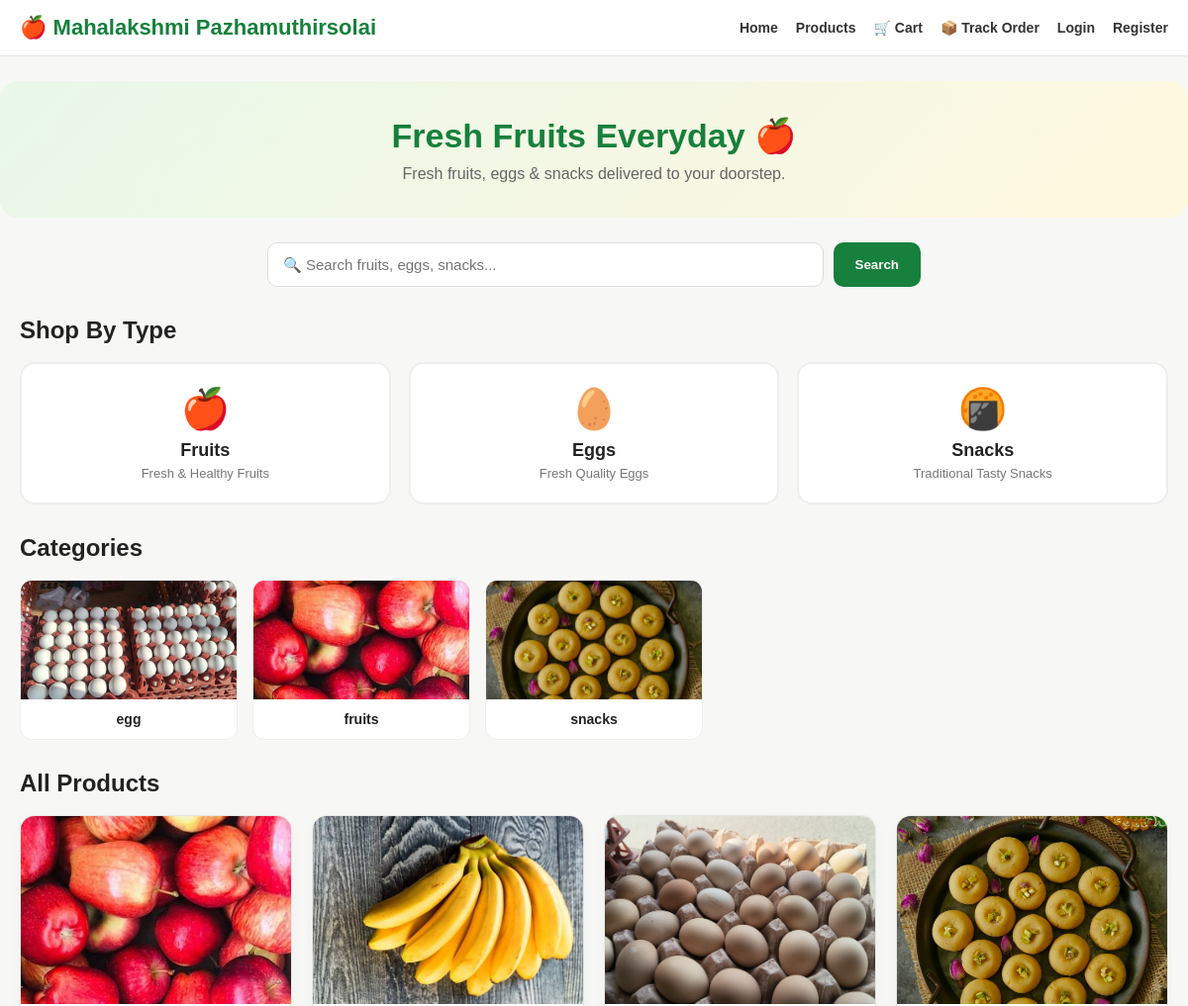
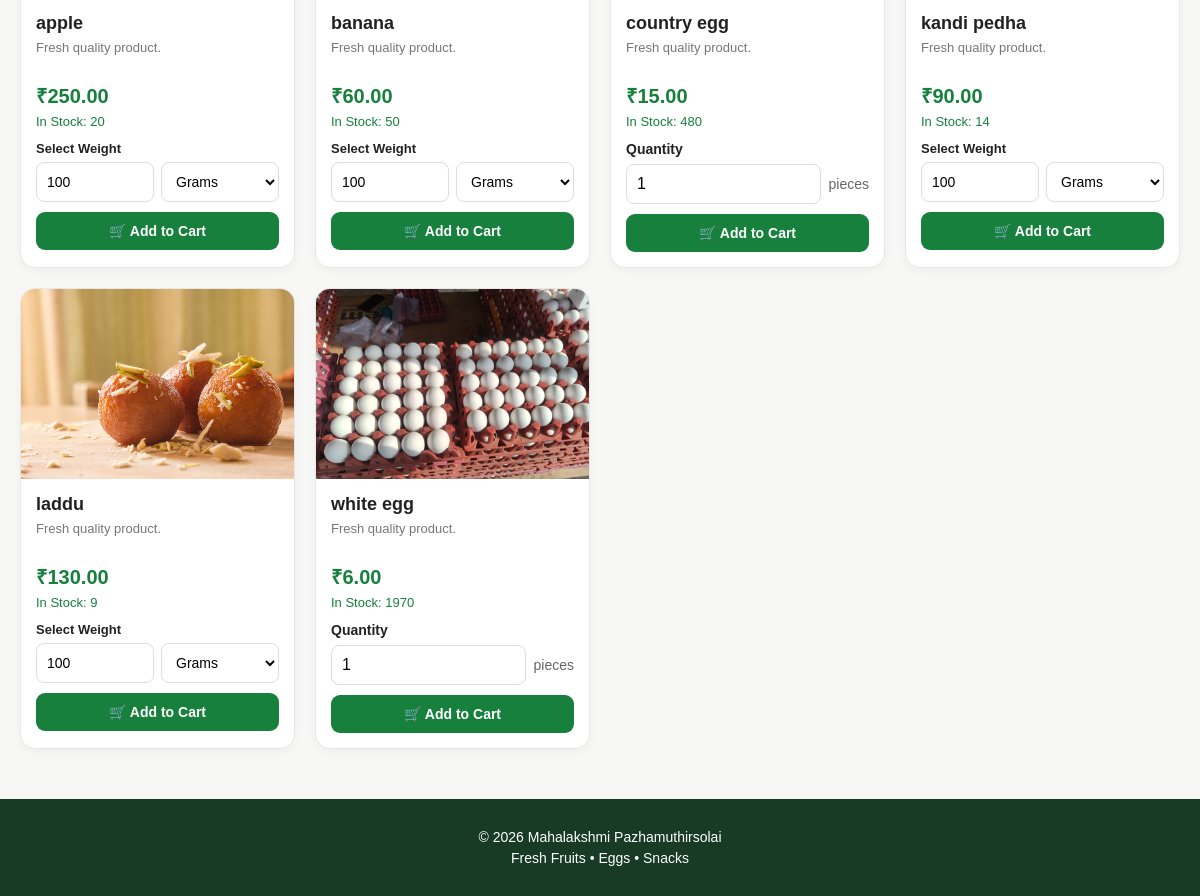
The page / on the database its author committed (2 pictures, top to bottom).
### products/models.py (models this page shows, shortened)
class Category(models.Model):
    name = models.CharField(max_length=100, unique=True)
    image = models.ImageField(
        upload_to="categories/",
        blank=True,
        null=True
    )
    is_active = models.BooleanField(default=True)
    class Meta:
        ordering = ["name"]
        verbose_name_plural = "Categories"

class Product(models.Model):
    PRODUCT_TYPE_CHOICES = [
        ("fruits", "🍎 Fruits"),
        ("eggs", "🥚 Eggs"),
        ("snacks", "🍘 Snacks"),
    ]
    UNIT_CHOICES = [
        ("piece", "Piece"),
        ("weight", "Weight"),
        ("custom", "Custom Quantity"),
    ]
    STOCK_UNIT_CHOICES = [
        ("piece", "Pieces"),
        ("g", "Grams (g)"),
        ("kg", "Kilograms (kg)"),
    ]
    product_type = models.CharField(
        max_length=20,
        choices=PRODUCT_TYPE_CHOICES,
        default="fruits"
    )
    category = models.ForeignKey(
        Category,
        on_delete=models.CASCADE,
        related_name="products"
    )
    name = models.CharField(max_length=150)
    image = models.ImageField(
        upload_to="products/",
        blank=True,
        null=True
    )
    description = models.TextField(blank=True)
    unit_type = models.CharField(
        max_length=20,
        choices=UNIT_CHOICES,
        default="piece"
    )
    price = models.DecimalField(
        max_digits=10,
        decimal_places=2
    )
    stock = models.DecimalField(
        max_digits=10,
        decimal_places=2,
        default=0
    )
    stock_unit = models.CharField(
        max_length=10,
        choices=STOCK_UNIT_CHOICES,
        default="piece"
    )
    is_available = models.BooleanField(default=True)
    created_at = models.DateTimeField(auto_now_add=True)
    updated_at = models.DateTimeField(auto_now=True)
    class Meta:
        ordering = ["name"]

### products/views.py (the view)
def home(request):
    categories = Category.objects.filter(
        is_active=True
    )
    products = Product.objects.filter(
        is_available=True
    ).select_related("category")
    product_type = request.GET.get(
        "type",
        ""
    )
    if product_type in [
        "fruits",
        "eggs",
        "snacks"
    ]:
        products = products.filter(
            product_type=product_type
        )
    search = request.GET.get(
        "search",
        ""
    ).strip()
    if search:
        products = products.filter(
            name__icontains=search
        )
    return render(
        request,
        "products/home.html",
        {
            "categories": categories,
            "products": products,
            "selected_product_type": product_type,
            "search": search,
        }
    )

### templates/products/home.html (shortened to what this page needs)
{% load static %}
<!DOCTYPE html>
<html lang="en">
<head>
</head>
<body>
<header class="header">
<div class="nav">
    <a href="/" class="logo">
        🍎 Mahalakshmi Pazhamuthirsolai
    </a>
    <div class="nav-links">
        <a href="/">Home</a>
        <a href="/?type=fruits">Products</a>
        <a href="{% url 'cart' %}">
            🛒 Cart
        </a>
        <a href="{% url 'track_order' %}">
            📦 Track Order
        </a>
        {% if request.user.is_authenticated %}
            <a href="{% url 'my_orders' %}">
                📋 My Orders
            </a>
            {% if request.user.is_staff %}
                <a href="{% url 'admin_dashboard' %}">
                    ⚙️ Admin
                </a>
            {% endif %}
            <a href="{% url 'profile' %}">
                👤 Profile
            </a>
        {% else %}
            <a href="{% url 'login' %}">
                Login
            </a>
            <a href="{% url 'register' %}">
                Register
            </a>
        {% endif %}
    </div>
</div>
</header>
<section class="hero">
<h1>
    Fresh Fruits Everyday 🍎
</h1>
<p>
    Fresh fruits, eggs & snacks delivered to your doorstep.
</p>
</section>
<div class="search-wrapper">
<form method="get" class="search-form">
    <input
        type="text"
        name="search"
        value="{{ search }}"
        placeholder="🔍 Search fruits, eggs, snacks..."
    >
    <button type="submit">
        Search
    </button>
</form>
</div>
<section class="section">
<h2 class="section-title">
    Shop By Type
</h2>
<div class="type-grid">
    <a
        href="/?type=fruits"
        class="type-card {% if selected_product_type == 'fruits' %}active{% endif %}"
    >
        <div class="type-icon">
            🍎
        </div>
        <div class="type-name">
            Fruits
        </div>
        <div class="type-description">
            Fresh & Healthy Fruits
        </div>
    </a>
    <a
        href="/?type=eggs"
        class="type-card {% if selected_product_type == 'eggs' %}active{% endif %}"
    >
        <div class="type-icon">
            🥚
        </div>
        <div class="type-name">
            Eggs
        </div>
        <div class="type-description">
            Fresh Quality Eggs
        </div>
    </a>
    <a
        href="/?type=snacks"
        class="type-card {% if selected_product_type == 'snacks' %}active{% endif %}"
    >
        <div class="type-icon">
            🍘
        </div>
        <div class="type-name">
            Snacks
        </div>
        <div class="type-description">
            Traditional Tasty Snacks
        </div>
    </a>
</div>
</section>
<section class="section">
<h2 class="section-title">
    Categories
</h2>
<div class="category-grid">
    {% for category in categories %}
        <div class="category-card">
            {% if category.image %}
                <img
                    src="{{ category.image.url }}"
                    alt="{{ category.name }}"
                >
            {% else %}
                <div class="category-no-image">
                    🛒
                </div>
            {% endif %}
            <div class="category-name">
                {{ category.name }}
            </div>
        </div>
    {% empty %}
        <div class="empty-products">
            No categories available.
        </div>
    {% endfor %}
</div>
</section>
<section class="section">
<h2 class="section-title">
    {% if selected_product_type == "fruits" %}
        🍎 Fruits
    {% elif selected_product_type == "eggs" %}
        🥚 Eggs
    {% elif selected_product_type == "snacks" %}
        🍘 Snacks
    {% else %}
        All Products
    {% endif %}
</h2>
{% if products %}
    <div class="product-grid">
        {% for product in products %}
            <div class="product-card">
                {% if product.image %}
                    <img
                        src="{{ product.image.url }}"
                        alt="{{ product.name }}"
                        class="product-image"
                    >
                {% endif %}
                <div class="product-content">
                    <div class="product-name">
                        {{ product.name }}
                    </div>
                    <div class="product-description">
                        {% if product.description %}
                            {{ product.description|truncatechars:70 }}
                        {% else %}
                            Fresh quality product.
                        {% endif %}
                    </div>
                    <div class="product-price">
                        ₹{{ product.price|floatformat:2 }}
                    </div>
                    {% if product.stock > 0 %}
                        <div class="stock available">
                            In Stock:
                            {{ product.stock|floatformat:0 }}
                        </div>
                    {% else %}
                        <div class="stock unavailable">
                            Out of Stock
                        </div>
                    {% endif %}
                    {% if product.unit_type == "weight" %}
                        {% if product.stock > 0 %}
                            <div class="weight-box">
                                <label>
                                    Select Weight
                                </label>
                                <div class="weight-row">
                                    <input
                                        type="number"
                                        id="weight-{{ product.id }}"
                                        value="100"
                                        min="1"
                                        step="1"
                                        placeholder="Weight"
                                    >
                                    <select
                                        id="unit-{{ product.id }}"
                                    >
                                        <option value="g">
                                            Grams
                                        </option>
                                    </select>
                                </div>
                            </div>
                            <button
                                class="add-btn"
                                onclick="addWeightToCart({{ product.id }})"
                            >
                                🛒 Add to Cart
                            </button>
                        {% endif %}
                    {% elif product.unit_type == "custom" %}
                        {% if product.stock > 0 %}
                            <div class="custom-quantity-box">
                                <label>
                                    Quantity
                                </label>
                                <div class="custom-input-row">
                                    <input
                                        type="number"
                                        id="custom-quantity-{{ product.id }}"
                                        value="1"
                                        min="1"
                                        max="{{ product.stock|floatformat:0 }}"
                                        step="1"
                                    >
                                    <span>
                                        pieces
                                    </span>
                                </div>
                            </div>
                            <button
                                class="add-btn"
                                onclick="addCustomToCart({{ product.id }})"
                            >
                                🛒 Add to Cart
                            </button>
                        {% endif %}
                    {% endif %}
                </div>
            </div>
        {% endfor %}
    </div>
{% endif %}
</section>
<footer class="footer">
<p>
    © 2026 Mahalakshmi Pazhamuthirsolai
</p>
<p>
    Fresh Fruits • Eggs • Snacks
</p>
</footer>
</body>
</html>

### templates/products/home.html (style rules this page uses)
* { box-sizing: border-box; }
body { margin: 0; font-family: Arial, Helvetica, sans-serif; background: #f7f8f5; color: #222; }
a { text-decoration: none; color: inherit; }
.header { background: #ffffff; border-bottom: 1px solid #e5e5e5; position: sticky; top: 0; z-index: 1000; }
.nav { max-width: 1200px; margin: auto; padding: 15px 20px; display: flex; align-items: center; justify-content: space-between; gap: 20px; }
.logo { font-size: 22px; font-weight: 800; color: #16803c; white-space: nowrap; }
.nav-links { display: flex; align-items: center; gap: 18px; flex-wrap: wrap; }
.nav-links a { font-size: 14px; font-weight: 600; color: #333; }
.hero { max-width: 1200px; margin: 25px auto; padding: 35px 25px; background: linear-gradient( 135deg, #e8f7e9, #fff8df ); border-radius: 18px; text-align: center; }
.hero h1 { margin: 0 0 10px; font-size: 34px; color: #16803c; }
.hero p { margin: 0; color: #666; font-size: 16px; }
.search-wrapper { max-width: 700px; margin: 25px auto; padding: 0 20px; }
.search-form { display: flex; gap: 10px; }
.search-form input { flex: 1; padding: 13px 15px; border: 1px solid #ddd; border-radius: 10px; outline: none; font-size: 15px; background: white; }
.search-form button { border: none; background: #16803c; color: white; padding: 0 22px; border-radius: 10px; cursor: pointer; font-weight: 700; }
.section { max-width: 1200px; margin: 30px auto; padding: 0 20px; }
.section-title { margin-bottom: 18px; font-size: 24px; color: #222; }
.type-grid { display: grid; grid-template-columns: repeat(3, 1fr); gap: 18px; }
.type-card { background: white; border: 2px solid #eeeeee; border-radius: 15px; padding: 22px; text-align: center; transition: 0.2s; }
.type-icon { font-size: 40px; margin-bottom: 8px; }
.type-name { font-size: 18px; font-weight: 800; }
.type-description { margin-top: 5px; color: #777; font-size: 13px; }
.category-grid { display: grid; grid-template-columns: repeat(5, 1fr); gap: 15px; }
.category-card { background: white; border-radius: 12px; overflow: hidden; border: 1px solid #eee; text-align: center; }
.category-card img { width: 100%; height: 120px; object-fit: cover; display: block; }
.category-name { padding: 12px 8px; font-weight: 700; font-size: 14px; }
.product-grid { display: grid; grid-template-columns: repeat(4, 1fr); gap: 20px; }
.product-card { background: white; border: 1px solid #e7e7e7; border-radius: 15px; overflow: hidden; box-shadow: 0 3px 10px rgba(0,0,0,0.04); }
.product-image { width: 100%; height: 190px; object-fit: cover; display: block; }
.product-content { padding: 15px; }
.product-name { font-size: 18px; font-weight: 800; margin-bottom: 6px; }
.product-description { font-size: 13px; color: #777; min-height: 34px; margin-bottom: 8px; }
.product-price { color: #16803c; font-size: 20px; font-weight: 800; margin-bottom: 5px; }
.stock { font-size: 13px; margin-bottom: 12px; }
.stock.available { color: #16803c; }
.weight-box { margin-bottom: 10px; }
.weight-box label { display: block; font-size: 13px; font-weight: 700; margin-bottom: 6px; }
.weight-row { display: flex; gap: 7px; }
.weight-row input, .weight-row select { width: 50%; padding: 10px; border: 1px solid #ddd; border-radius: 8px; font-size: 14px; background: white; }
.custom-quantity-box { margin-bottom: 10px; }
.custom-quantity-box label { display: block; margin-bottom: 7px; font-size: 14px; font-weight: 600; }
.custom-input-row { display: flex; align-items: center; gap: 8px; }
.custom-input-row input { width: 100%; padding: 10px; border: 1px solid #ddd; border-radius: 8px; font-size: 16px; outline: none; }
.custom-input-row span { white-space: nowrap; font-size: 14px; color: #666; }
.add-btn { width: 100%; padding: 11px; border: none; border-radius: 9px; background: #16803c; color: white; font-size: 14px; font-weight: 800; cursor: pointer; }
.footer { margin-top: 50px; padding: 25px 20px; background: #173b24; color: white; text-align: center; }
.footer p { margin: 5px; font-size: 14px; }

### rows shown on the page
Category: image (picture), name "egg"
Category: image (picture), name "fruits"
Category: image (picture), name "snacks"
Product: image (picture), name "apple", description "Fresh quality product.", price "250.00", stock "20", id "100", id "Grams"
Product: image (picture), name "banana", description "Fresh quality product.", price "60.00", stock "50", id "Grams"
Product: image (picture), name "country egg", description "Fresh quality product.", price "15.00", stock "480"
Product: image (picture), name "kandi pedha", description "Fresh quality product.", price "90.00", stock "14", id "Grams"
Product: image (picture), name "laddu", description "Fresh quality product.", price "130.00", stock "9", id "Grams"
Product: image (picture), name "white egg", description "Fresh quality product.", price "6.00", stock "1970"
